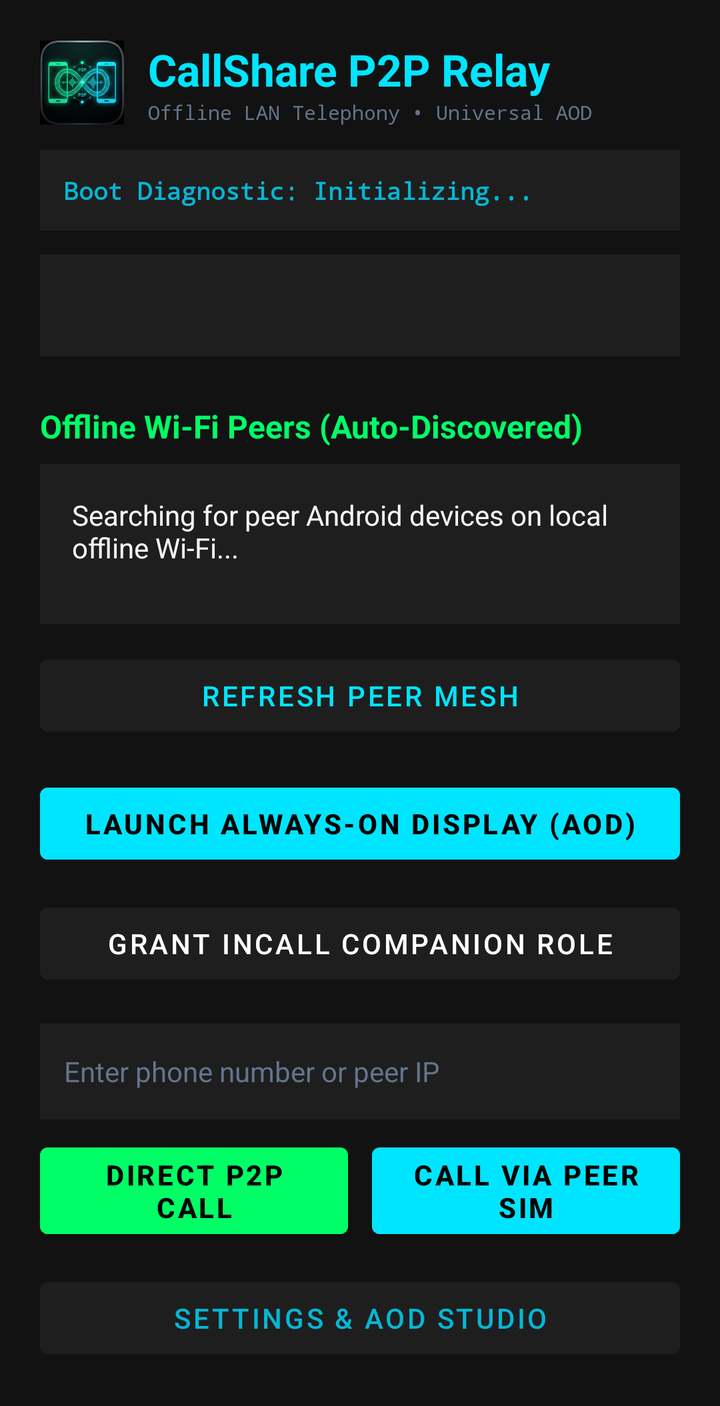
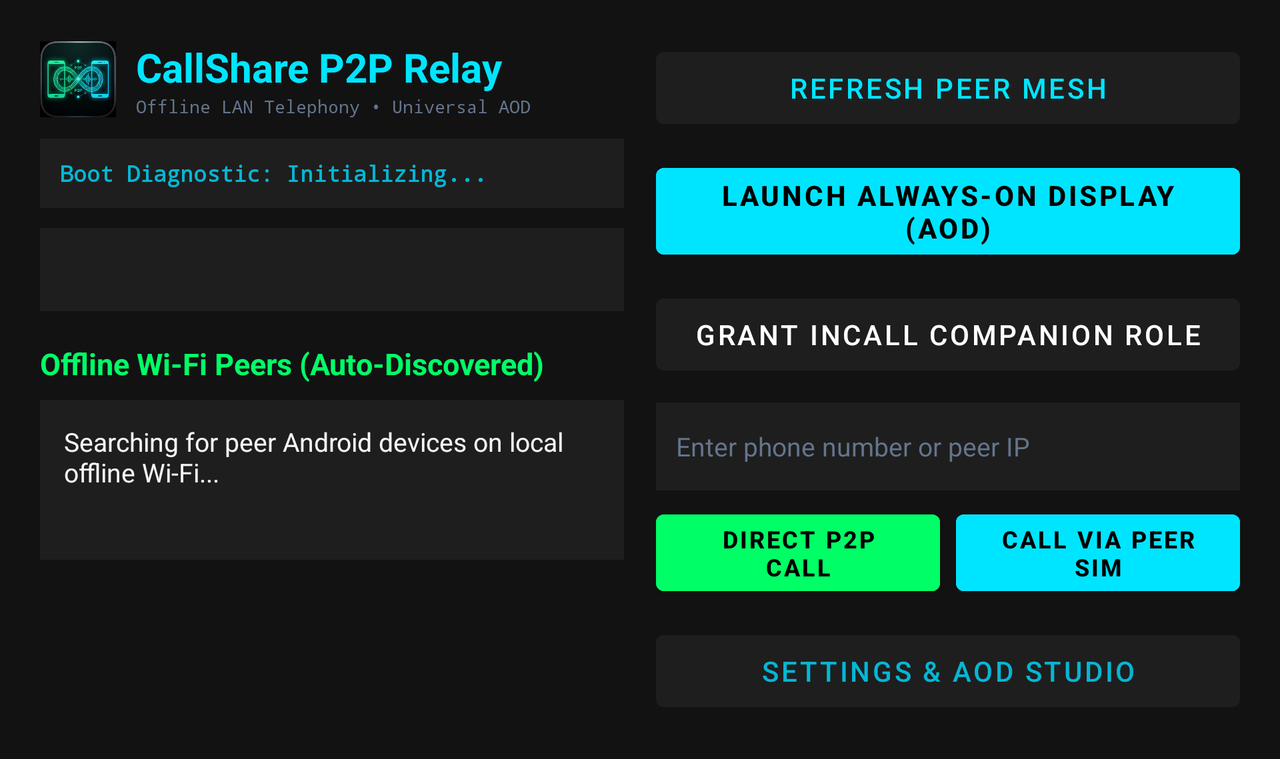

Compare how this app lays out the same screen by default and in its alternative resource folder. The renders come first, then the two layout files and the values they reference.
<!-- AndroidManifest.xml: application theme Theme.CallShare -->
<!-- res/layout/activity_main.xml -->
<?xml version="1.0" encoding="utf-8"?>
<ScrollView xmlns:android="http://schemas.android.com/apk/res/android"
    android:layout_width="match_parent"
    android:layout_height="match_parent"
    android:background="@color/dark_surface"
    android:padding="20dp">

    <LinearLayout
        android:layout_width="match_parent"
        android:layout_height="wrap_content"
        android:orientation="vertical">

        
        <LinearLayout
            android:layout_width="match_parent"
            android:layout_height="wrap_content"
            android:gravity="center_vertical"
            android:orientation="horizontal">

            <ImageView
                android:id="@+id/iv_app_logo"
                android:layout_width="42dp"
                android:layout_height="42dp"
                android:layout_marginEnd="12dp"
                android:src="@drawable/croped"
                android:contentDescription="CallShare P2P Brand Logo" />

            <LinearLayout
                android:layout_width="wrap_content"
                android:layout_height="wrap_content"
                android:orientation="vertical">

                <TextView
                    android:layout_width="wrap_content"
                    android:layout_height="wrap_content"
                    android:text="@string/dashboard_title"
                    android:textColor="@color/aod_accent_cyan"
                    android:textSize="22sp"
                    android:textStyle="bold" />

                <TextView
                    android:layout_width="wrap_content"
                    android:layout_height="wrap_content"
                    android:fontFamily="monospace"
                    android:text="Offline LAN Telephony • Universal AOD"
                    android:textColor="@color/text_telemetry_muted"
                    android:textSize="10sp" />
            </LinearLayout>
        </LinearLayout>

        
        <LinearLayout
            android:id="@+id/layout_boot_diagnostics"
            android:layout_width="match_parent"
            android:layout_height="wrap_content"
            android:layout_marginTop="12dp"
            android:background="@color/dark_card"
            android:orientation="vertical"
            android:padding="12dp">

            <TextView
                android:id="@+id/text_boot_checkpoint"
                android:layout_width="match_parent"
                android:layout_height="wrap_content"
                android:fontFamily="monospace"
                android:text="Boot Diagnostic: Initializing..."
                android:textColor="@color/cyan_opus_mesh"
                android:textSize="12sp"
                android:textStyle="bold" />

            <TextView
                android:id="@+id/text_safe_mode_warning"
                android:layout_width="match_parent"
                android:layout_height="wrap_content"
                android:layout_marginTop="6dp"
                android:fontFamily="monospace"
                android:textColor="@color/crimson_drop"
                android:textSize="12sp"
                android:textStyle="bold"
                android:visibility="gone" />

            <Button
                android:id="@+id/btn_safe_mode_resume"
                android:layout_width="match_parent"
                android:layout_height="wrap_content"
                android:layout_marginTop="8dp"
                android:backgroundTint="@color/crimson_drop"
                android:text="Resume Startup (Manual Safe Retry)"
                android:textColor="@color/white"
                android:textSize="12sp"
                android:textStyle="bold"
                android:visibility="gone" />
        </LinearLayout>

        <TextView
            android:id="@+id/text_local_info"
            android:layout_width="match_parent"
            android:layout_height="wrap_content"
            android:layout_marginTop="12dp"
            android:background="@color/dark_card"
            android:padding="16dp"
            android:textColor="@color/aod_clock_white"
            android:textSize="14sp" />

        <TextView
            android:layout_width="wrap_content"
            android:layout_height="wrap_content"
            android:layout_marginTop="24dp"
            android:text="Offline Wi-Fi Peers (Auto-Discovered)"
            android:textColor="@color/aod_mesh_green"
            android:textSize="16sp"
            android:textStyle="bold" />

        <TextView
            android:id="@+id/text_peers_list"
            android:layout_width="match_parent"
            android:layout_height="wrap_content"
            android:layout_marginTop="8dp"
            android:background="@color/dark_card"
            android:minHeight="80dp"
            android:padding="16dp"
            android:text="@string/mesh_status_searching"
            android:textColor="@color/aod_clock_white"
            android:textSize="14sp" />

        <Button
            android:id="@+id/btn_refresh_peers"
            android:layout_width="match_parent"
            android:layout_height="wrap_content"
            android:layout_marginTop="12dp"
            android:backgroundTint="@color/dark_card"
            android:text="Refresh Peer Mesh"
            android:textColor="@color/aod_accent_cyan" />

        <Button
            android:id="@+id/btn_launch_aod"
            android:layout_width="match_parent"
            android:layout_height="wrap_content"
            android:layout_marginTop="16dp"
            android:backgroundTint="@color/aod_accent_cyan"
            android:text="@string/launch_aod"
            android:textColor="@color/black"
            android:textStyle="bold" />

        <Button
            android:id="@+id/btn_set_default_dialer"
            android:layout_width="match_parent"
            android:layout_height="wrap_content"
            android:layout_marginTop="12dp"
            android:backgroundTint="@color/dark_card"
            android:text="@string/set_companion_role"
            android:textColor="@color/white" />

        <EditText
            android:id="@+id/edit_dial_target"
            android:layout_width="match_parent"
            android:layout_height="wrap_content"
            android:layout_marginTop="16dp"
            android:background="@color/dark_card"
            android:hint="@string/dial_hint"
            android:inputType="phone"
            android:minHeight="48dp"
            android:padding="12dp"
            android:textColor="@color/aod_clock_white"
            android:textColorHint="@color/text_telemetry_muted"
            android:textSize="14sp" />

        <LinearLayout
            android:layout_width="match_parent"
            android:layout_height="wrap_content"
            android:layout_marginTop="8dp"
            android:orientation="horizontal">

            <Button
                android:id="@+id/btn_direct_call"
                android:layout_width="0dp"
                android:layout_height="wrap_content"
                android:layout_weight="1"
                android:layout_marginEnd="6dp"
                android:backgroundTint="@color/aod_mesh_green"
                android:text="@string/direct_p2p_call"
                android:textColor="@color/black"
                android:textStyle="bold" />

            <Button
                android:id="@+id/btn_call_peer_sim"
                android:layout_width="0dp"
                android:layout_height="wrap_content"
                android:layout_weight="1"
                android:layout_marginStart="6dp"
                android:backgroundTint="@color/aod_accent_cyan"
                android:text="@string/call_via_peer_sim"
                android:textColor="@color/black"
                android:textStyle="bold" />
        </LinearLayout>

        <Button
            android:id="@+id/btn_open_settings"
            android:layout_width="match_parent"
            android:layout_height="wrap_content"
            android:layout_marginTop="12dp"
            android:backgroundTint="@color/dark_card"
            android:text="Settings &amp; AOD Studio"
            android:textColor="@color/cyan_opus_mesh" />

    </LinearLayout>
</ScrollView>
<!-- resources referenced by this layout -->
<resources>
  <color name="aod_accent_cyan">#00E5FF</color>
  <color name="aod_clock_white">#F5F5F5</color>
  <color name="aod_mesh_green">#00FF66</color>
  <color name="black">#FF000000</color>
  <color name="crimson_drop">#FFE11D48</color>
  <color name="cyan_opus_mesh">#FF06B6D4</color>
  <color name="dark_card">#1E1E1E</color>
  <color name="dark_surface">#121212</color>
  <color name="text_telemetry_muted">#FF64748B</color>
  <color name="white">#FFFFFFFF</color>
  <!-- drawable croped: png bitmap (drawable, 95980 bytes) -->
  <string name="call_via_peer_sim">Call via Peer SIM</string>
  <string name="dashboard_title">CallShare P2P Relay</string>
  <string name="dial_hint">Enter phone number or peer IP</string>
  <string name="direct_p2p_call">Direct P2P Call</string>
  <string name="launch_aod">Launch Always-On Display (AOD)</string>
  <string name="mesh_status_searching">Searching for peer Android devices on local offline Wi-Fi...</string>
  <string name="set_companion_role">Grant InCall Companion Role</string>
  <style name="Theme.CallShare" parent="Theme.MaterialComponents.DayNight.NoActionBar">
          <item name="colorPrimary">@color/aod_accent_cyan</item>
          <item name="colorSecondary">@color/aod_mesh_green</item>
          <item name="android:statusBarColor">@color/dark_surface</item>
          <item name="android:windowBackground">@color/dark_surface</item>
      </style>
</resources>
<!-- res/layout-land/activity_main.xml (the repository's variant of the layout above) -->
<!-- drawn on the phone turned sideways -->
<?xml version="1.0" encoding="utf-8"?>
<ScrollView xmlns:android="http://schemas.android.com/apk/res/android"
    android:layout_width="match_parent"
    android:layout_height="match_parent"
    android:background="@color/dark_surface"
    android:padding="20dp">

    <LinearLayout
        android:layout_width="match_parent"
        android:layout_height="wrap_content"
        android:orientation="horizontal"
        android:baselineAligned="false">

        
        <LinearLayout
            android:layout_width="0dp"
            android:layout_height="wrap_content"
            android:layout_weight="1"
            android:layout_marginEnd="16dp"
            android:orientation="vertical">

            
            <LinearLayout
                android:layout_width="match_parent"
                android:layout_height="wrap_content"
                android:gravity="center_vertical"
                android:orientation="horizontal">

                <ImageView
                    android:id="@+id/iv_app_logo"
                    android:layout_width="38dp"
                    android:layout_height="38dp"
                    android:layout_marginEnd="10dp"
                    android:src="@drawable/croped"
                    android:contentDescription="CallShare P2P Brand Logo" />

                <LinearLayout
                    android:layout_width="wrap_content"
                    android:layout_height="wrap_content"
                    android:orientation="vertical">

                    <TextView
                        android:layout_width="wrap_content"
                        android:layout_height="wrap_content"
                        android:text="@string/dashboard_title"
                        android:textColor="@color/aod_accent_cyan"
                        android:textSize="20sp"
                        android:textStyle="bold" />

                    <TextView
                        android:layout_width="wrap_content"
                        android:layout_height="wrap_content"
                        android:fontFamily="monospace"
                        android:text="Offline LAN Telephony • Universal AOD"
                        android:textColor="@color/text_telemetry_muted"
                        android:textSize="9sp" />
                </LinearLayout>
            </LinearLayout>

            
            <LinearLayout
                android:id="@+id/layout_boot_diagnostics"
                android:layout_width="match_parent"
                android:layout_height="wrap_content"
                android:layout_marginTop="10dp"
                android:background="@color/dark_card"
                android:orientation="vertical"
                android:padding="10dp">

                <TextView
                    android:id="@+id/text_boot_checkpoint"
                    android:layout_width="match_parent"
                    android:layout_height="wrap_content"
                    android:fontFamily="monospace"
                    android:text="Boot Diagnostic: Initializing..."
                    android:textColor="@color/cyan_opus_mesh"
                    android:textSize="11sp"
                    android:textStyle="bold" />

                <TextView
                    android:id="@+id/text_safe_mode_warning"
                    android:layout_width="match_parent"
                    android:layout_height="wrap_content"
                    android:layout_marginTop="4dp"
                    android:fontFamily="monospace"
                    android:textColor="@color/crimson_drop"
                    android:textSize="11sp"
                    android:textStyle="bold"
                    android:visibility="gone" />

                <Button
                    android:id="@+id/btn_safe_mode_resume"
                    android:layout_width="match_parent"
                    android:layout_height="wrap_content"
                    android:layout_marginTop="6dp"
                    android:backgroundTint="@color/crimson_drop"
                    android:text="Resume Startup (Manual Safe Retry)"
                    android:textColor="@color/white"
                    android:textSize="11sp"
                    android:textStyle="bold"
                    android:visibility="gone" />
            </LinearLayout>

            <TextView
                android:id="@+id/text_local_info"
                android:layout_width="match_parent"
                android:layout_height="wrap_content"
                android:layout_marginTop="10dp"
                android:background="@color/dark_card"
                android:padding="12dp"
                android:textColor="@color/aod_clock_white"
                android:textSize="13sp" />

            <TextView
                android:layout_width="wrap_content"
                android:layout_height="wrap_content"
                android:layout_marginTop="16dp"
                android:text="Offline Wi-Fi Peers (Auto-Discovered)"
                android:textColor="@color/aod_mesh_green"
                android:textSize="15sp"
                android:textStyle="bold" />

            <TextView
                android:id="@+id/text_peers_list"
                android:layout_width="match_parent"
                android:layout_height="wrap_content"
                android:layout_marginTop="8dp"
                android:background="@color/dark_card"
                android:minHeight="80dp"
                android:padding="12dp"
                android:text="@string/mesh_status_searching"
                android:textColor="@color/aod_clock_white"
                android:textSize="13sp" />
        </LinearLayout>

        
        <LinearLayout
            android:layout_width="0dp"
            android:layout_height="wrap_content"
            android:layout_weight="1"
            android:orientation="vertical">

            <Button
                android:id="@+id/btn_refresh_peers"
                android:layout_width="match_parent"
                android:layout_height="wrap_content"
                android:backgroundTint="@color/dark_card"
                android:text="Refresh Peer Mesh"
                android:textColor="@color/aod_accent_cyan" />

            <Button
                android:id="@+id/btn_launch_aod"
                android:layout_width="match_parent"
                android:layout_height="wrap_content"
                android:layout_marginTop="10dp"
                android:backgroundTint="@color/aod_accent_cyan"
                android:text="@string/launch_aod"
                android:textColor="@color/black"
                android:textStyle="bold" />

            <Button
                android:id="@+id/btn_set_default_dialer"
                android:layout_width="match_parent"
                android:layout_height="wrap_content"
                android:layout_marginTop="10dp"
                android:backgroundTint="@color/dark_card"
                android:text="@string/set_companion_role"
                android:textColor="@color/white" />

            <EditText
                android:id="@+id/edit_dial_target"
                android:layout_width="match_parent"
                android:layout_height="wrap_content"
                android:layout_marginTop="10dp"
                android:background="@color/dark_card"
                android:hint="@string/dial_hint"
                android:inputType="phone"
                android:minHeight="44dp"
                android:padding="10dp"
                android:textColor="@color/aod_clock_white"
                android:textColorHint="@color/text_telemetry_muted"
                android:textSize="13sp" />

            <LinearLayout
                android:layout_width="match_parent"
                android:layout_height="wrap_content"
                android:layout_marginTop="6dp"
                android:orientation="horizontal">

                <Button
                    android:id="@+id/btn_direct_call"
                    android:layout_width="0dp"
                    android:layout_height="wrap_content"
                    android:layout_weight="1"
                    android:layout_marginEnd="4dp"
                    android:backgroundTint="@color/aod_mesh_green"
                    android:text="@string/direct_p2p_call"
                    android:textColor="@color/black"
                    android:textSize="12sp"
                    android:textStyle="bold" />

                <Button
                    android:id="@+id/btn_call_peer_sim"
                    android:layout_width="0dp"
                    android:layout_height="wrap_content"
                    android:layout_weight="1"
                    android:layout_marginStart="4dp"
                    android:backgroundTint="@color/aod_accent_cyan"
                    android:text="@string/call_via_peer_sim"
                    android:textColor="@color/black"
                    android:textSize="12sp"
                    android:textStyle="bold" />
            </LinearLayout>

            <Button
                android:id="@+id/btn_open_settings"
                android:layout_width="match_parent"
                android:layout_height="wrap_content"
                android:layout_marginTop="10dp"
                android:backgroundTint="@color/dark_card"
                android:text="Settings &amp; AOD Studio"
                android:textColor="@color/cyan_opus_mesh" />
        </LinearLayout>

    </LinearLayout>
</ScrollView>
